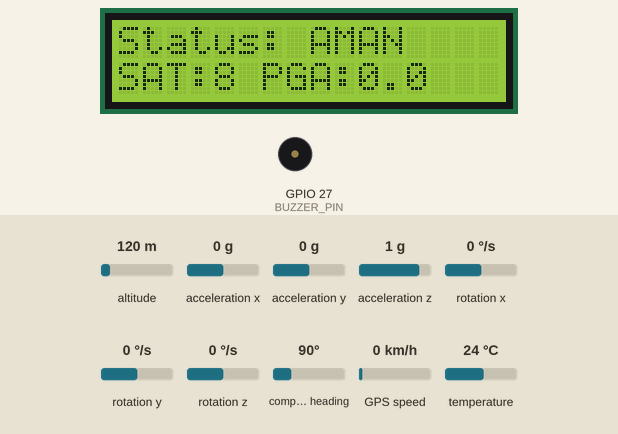
Bench run of a sketch on a simulated ESP32. On the bench: 16×2 character LCD, buzzer (waves = sounding, pin HIGH). Inputs (shaded band) come from the test bench; at power-on: acceleration x 0 g, acceleration y 0 g, acceleration z 1 g, altitude 120 m, rotation x 0 °/s, rotation y 0 °/s, rotation z 0 °/s, compass heading 90°, GPS speed 0 km/h, temperature 24 °C. WiFi joins after 1.5 s; servers stay silent unless stated; uploads are accepted with an empty reply; the GPS gets a fix after 3 s at 37.7749, -122.4194 with 8 satellites; what the sketch prints to the serial monitor is not drawn.

Above: at 6.5 s.
6.6 s: acceleration x set to -1.4 g
At 7.8 s:
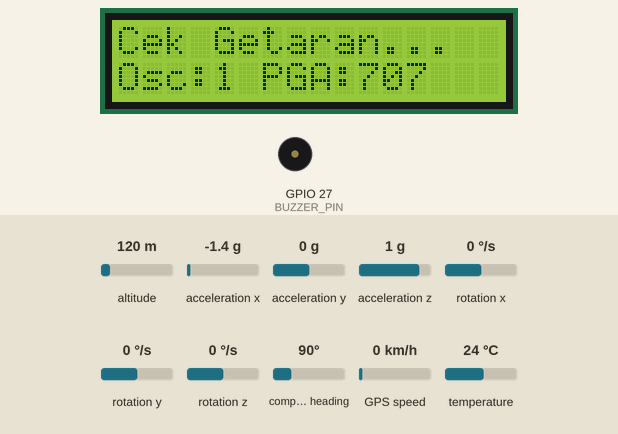
8.1 s: acceleration y set to -1.4 g
At 9.4 s:
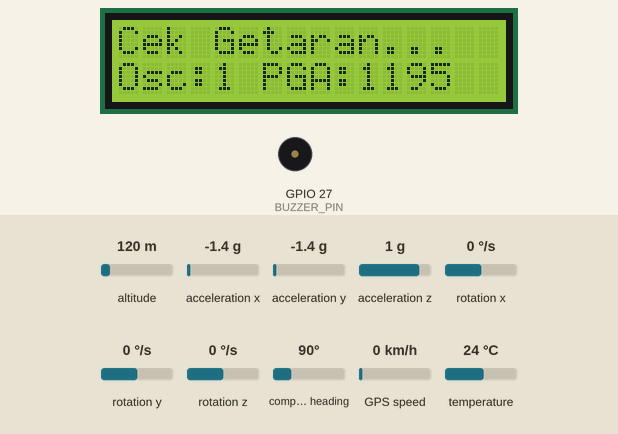
9.7 s: acceleration z set to -1.4 g
At 10.5 s:
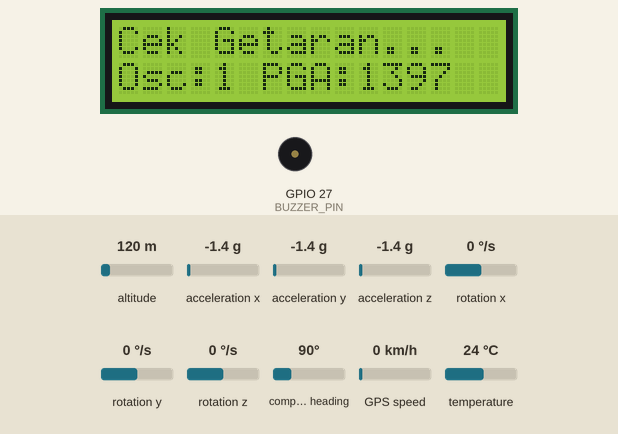
11.4 s: acceleration x set to -0.8 g
At 12.4 s:
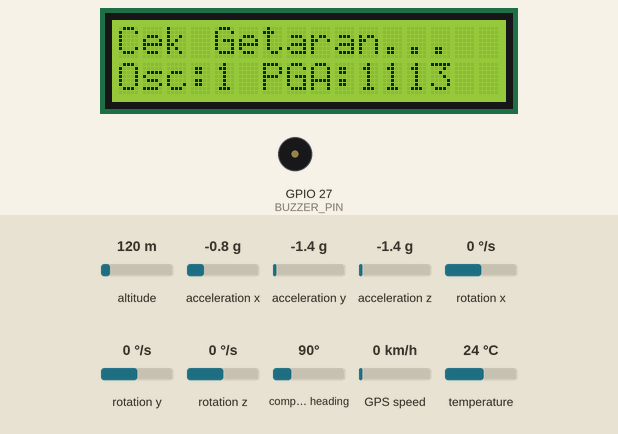
13.1 s: acceleration y set to -0.8 g
At 13.4 s:
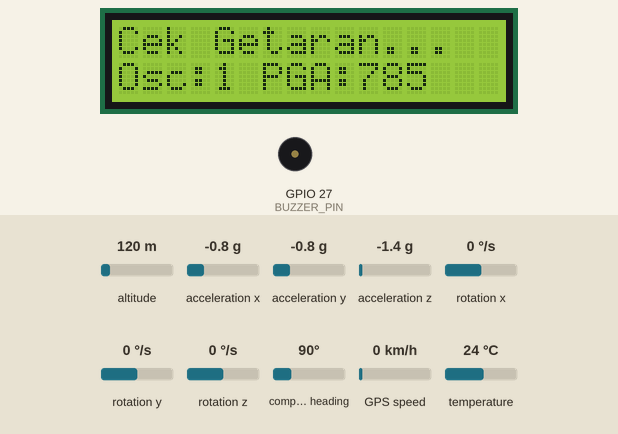
Timing chart, 0 to 15.6 s (numbered marks = the images above; inputs shaded):
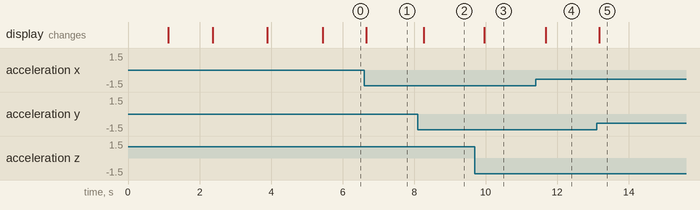

Measured:
- after the input at 6.6 s, the display: changes after 0.06 s (image 1)
- after the input at 8.1 s, the display: changes after 0.17 s (image 2)
- after the input at 9.7 s, the display: changes after 0.26 s (image 3)
- after the input at 11.4 s, the display: changes after 0.27 s (image 4)
- after the input at 13.1 s, the display: changes after 0.07 s (image 5)

The sketch:

sigma_earthquake_sensor.ino
```cpp
#include <Wire.h>
#include <Adafruit_MPU6050.h>
#include <Adafruit_Sensor.h>
#include <LiquidCrystal_I2C.h>
#include <TinyGPSPlus.h>
#include <WiFi.h>
#include <HTTPClient.h>
#include <ArduinoJson.h>

// ===== Konfigurasi WiFi =====
const char* WIFI_SSID     = "NAMA_WIFI_KAMU";
const char* WIFI_PASSWORD = "PASSWORD_WIFI_KAMU";

// ===== Konfigurasi Backend =====
// Ganti dengan IP server kamu (harus satu jaringan WiFi dengan ESP32)
const char* API_URL     = "http://192.168.1.100:3000/api/sensor-readings";
const char* DEVICE_CODE = "SIGMA-001";

// ===== Hardware =====
Adafruit_MPU6050 mpu;
LiquidCrystal_I2C lcd(0x27, 16, 2);

const int BUZZER_PIN = 27;
float baseline_gravity = 0;

// ===== Konfigurasi GPS NEO-M8N =====
const int GPS_RX_PIN = 16;
const int GPS_TX_PIN = 17;
const unsigned long GPS_BAUD = 9600;

HardwareSerial gpsSerial(2);
TinyGPSPlus gps;

double currentLat       = 0.0;
double currentLng       = 0.0;
bool   gpsFixValid      = false;
uint32_t satelliteCount = 0;

double gempaLat        = 0.0;
double gempaLng        = 0.0;
bool   gempaLokasiValid = false;

unsigned long lastGpsSerialPrint   = 0;
const unsigned long GPS_PRINT_INTERVAL = 2000;

// ===== Parameter Deteksi Gempa =====
const float THRESHOLD_GAL          = 3.0;
const unsigned long CROSSCHECK_MS  = 500;
const int MIN_OSCILLATIONS         = 3;
const unsigned long QUICK_RESET_MS = 300;
const unsigned long GEMPA_RESET_MS = 3000;

// ===== Variabel Status =====
enum StatusGetaran { AMAN, CROSSCHECK, GEMPA };
StatusGetaran status = AMAN;

unsigned long waktuGetaranPertama  = 0;
unsigned long waktuGetaranTerakhir = 0;
float max_pga    = 0;
float last_shindo = 0;

unsigned long lastLcdUpdate = 0;

bool wasAboveThreshold = false;
int  crossingCount     = 0;

// ===== Buzzer =====
unsigned long lastBuzzToggle     = 0;
bool          buzzState          = false;
const unsigned long BUZZ_BLINK_MS = 300;

// ===== LCD Gempa Page =====
int  lcdGempaPage       = 0;
unsigned long lastLcdPageToggle  = 0;
const unsigned long LCD_TOGGLE_MS = 2000;

// ===== Pengiriman Data ke Backend =====
unsigned long lastSendTime           = 0;
const unsigned long SEND_INTERVAL_MS = 2000; // kirim tiap 2 detik

// ===== Prototypes =====
void bacaGPS();
void cetakStatusGPS();
void kirimDataSensor(float ax, float ay, float az,
                     float gx, float gy, float gz,
                     float pga, float shindo,
                     const char* eq_status);
const char* getKeterangan(float s);
const char* statusToString(StatusGetaran s);

// =======================================================
void setup() {
  Serial.begin(115200);
  pinMode(BUZZER_PIN, OUTPUT);
  digitalWrite(BUZZER_PIN, LOW);

  // GPS
  gpsSerial.begin(GPS_BAUD, SERIAL_8N1, GPS_RX_PIN, GPS_TX_PIN);

  // LCD
  lcd.init();
  lcd.backlight();
  lcd.setCursor(0, 0);
  lcd.print("SIGMA v1.0");
  lcd.setCursor(0, 1);
  lcd.print("Inisialisasi...");
  delay(1000);

  // MPU6050
  if (!mpu.begin()) {
    lcd.clear();
    lcd.setCursor(0, 0);
    lcd.print("Sensor Error!");
    while (1) { delay(10); }
  }
  mpu.setAccelerometerRange(MPU6050_RANGE_2_G);
  mpu.setFilterBandwidth(MPU6050_BAND_5_HZ);

  // Kalibrasi baseline gravitasi
  lcd.clear();
  lcd.setCursor(0, 0);
  lcd.print("Kalibrasi...");
  lcd.setCursor(0, 1);
  lcd.print("Tunggu 3 detik");

  float sum = 0;
  sensors_event_t a, g, temp;
  for (int i = 0; i < 100; i++) {
    mpu.getEvent(&a, &g, &temp);
    sum += sqrt(pow(a.acceleration.x, 2) +
                pow(a.acceleration.y, 2) +
                pow(a.acceleration.z, 2));
    delay(10);
  }
  baseline_gravity = sum / 100.0;
  Serial.printf("[KALIBRASI] Baseline gravity: %.4f m/s²\n", baseline_gravity);

  // Koneksi WiFi
  lcd.clear();
  lcd.setCursor(0, 0);
  lcd.print("WiFi Connecting");
  lcd.setCursor(0, 1);
  lcd.print(WIFI_SSID);

  WiFi.begin(WIFI_SSID, WIFI_PASSWORD);
  int wifiTry = 0;
  while (WiFi.status() != WL_CONNECTED && wifiTry < 20) {
    delay(500);
    wifiTry++;
  }

  lcd.clear();
  if (WiFi.status() == WL_CONNECTED) {
    Serial.printf("[WiFi] Terhubung. IP: %s\n", WiFi.localIP().toString().c_str());
    lcd.setCursor(0, 0);
    lcd.print("WiFi OK!");
    lcd.setCursor(0, 1);
    lcd.print(WiFi.localIP().toString());
    delay(1500);
  } else {
    Serial.println("[WiFi] Gagal terhubung. Mode offline.");
    lcd.setCursor(0, 0);
    lcd.print("WiFi GAGAL");
    lcd.setCursor(0, 1);
    lcd.print("Mode Offline");
    delay(1500);
  }

  lcd.clear();
  Serial.println("[SIGMA] Sistem siap.");
}

// =======================================================
void loop() {
  unsigned long currentMillis = millis();

  // 0. Update GPS
  bacaGPS();
  if (currentMillis - lastGpsSerialPrint > GPS_PRINT_INTERVAL) {
    cetakStatusGPS();
    lastGpsSerialPrint = currentMillis;
  }

  // 1. Baca sensor MPU6050
  sensors_event_t a, g, temp;
  mpu.getEvent(&a, &g, &temp);

  float resultant  = sqrt(pow(a.acceleration.x, 2) +
                          pow(a.acceleration.y, 2) +
                          pow(a.acceleration.z, 2));
  float dynamic_ms2 = abs(resultant - baseline_gravity);
  float pga_gal     = dynamic_ms2 * 100.0;

  bool isAboveThreshold = (pga_gal > THRESHOLD_GAL);

  // 2. Logika Crosscheck Gempa
  if (isAboveThreshold) {
    waktuGetaranTerakhir = currentMillis;
    if (pga_gal > max_pga) max_pga = pga_gal;

    bool risingEdge = !wasAboveThreshold;

    if (status == AMAN) {
      status               = CROSSCHECK;
      waktuGetaranPertama  = currentMillis;
      crossingCount        = 1;
    }
    else if (status == CROSSCHECK) {
      if (risingEdge) crossingCount++;

      bool durasiCukup  = (currentMillis - waktuGetaranPertama) > CROSSCHECK_MS;
      bool osilasiCukup = (crossingCount >= MIN_OSCILLATIONS);

      if (durasiCukup && osilasiCukup) {
        status = GEMPA;

        // Snapshot lokasi saat gempa terkonfirmasi
        gempaLat        = currentLat;
        gempaLng        = currentLng;
        gempaLokasiValid = gpsFixValid;
        lcdGempaPage    = 0;
        lastLcdPageToggle = currentMillis;

        Serial.print("[GEMPA TERDETEKSI] PGA: ");
        Serial.print(max_pga, 2);
        Serial.print(" Gal | Lokasi: ");
        if (gempaLokasiValid) {
          Serial.print(gempaLat, 6);
          Serial.print(", ");
          Serial.println(gempaLng, 6);
        } else {
          Serial.println("GPS belum fix");
        }
      }
    }

    wasAboveThreshold = true;
  }
  else {
    wasAboveThreshold = false;

    if (status == CROSSCHECK &&
        (currentMillis - waktuGetaranTerakhir > QUICK_RESET_MS)) {
      status        = AMAN;
      max_pga       = 0;
      crossingCount = 0;
    }
    else if (status == GEMPA &&
             (currentMillis - waktuGetaranTerakhir > GEMPA_RESET_MS)) {
      status          = AMAN;
      max_pga         = 0;
      crossingCount   = 0;
      gempaLokasiValid = false;
      digitalWrite(BUZZER_PIN, LOW);
    }
  }

  // 3. Hitung Shindo (hanya saat GEMPA)
  float shindo = 0;
  if (status == GEMPA) {
    shindo = (2.0 * log10(max_pga)) + 0.94;
    if (shindo < 0) shindo = 0;
    last_shindo = shindo;

    if (shindo >= 4.5) {
      digitalWrite(BUZZER_PIN, HIGH);
    }
    else if (shindo >= 3.0) {
      if (currentMillis - lastBuzzToggle > BUZZ_BLINK_MS) {
        buzzState = !buzzState;
        digitalWrite(BUZZER_PIN, buzzState ? HIGH : LOW);
        lastBuzzToggle = currentMillis;
      }
    }
    else {
      digitalWrite(BUZZER_PIN, LOW);
    }
  }

  // 4. Tampilan LCD (update tiap 300ms)
  if (currentMillis - lastLcdUpdate > 300) {
    lcd.clear();

    if (status == AMAN) {
      lcd.setCursor(0, 0);
      lcd.print("Status: AMAN");
      lcd.setCursor(0, 1);
      if (gpsFixValid) {
        lcd.print("SAT:");
        lcd.print(satelliteCount);
        lcd.print(" PGA:");
        lcd.print(pga_gal, 1);
      } else {
        lcd.print("PGA:");
        lcd.print(pga_gal, 1);
        lcd.print(" NoGPS");
      }
    }
    else if (status == CROSSCHECK) {
      lcd.setCursor(0, 0);
      lcd.print("Cek Getaran...");
      lcd.setCursor(0, 1);
      lcd.print("Osc:");
      lcd.print(crossingCount);
      lcd.print(" PGA:");
      lcd.print(pga_gal, 0);
    }
    else if (status == GEMPA) {
      lcd.setCursor(0, 0);
      lcd.print("AWAS GEMPA!");

      if (currentMillis - lastLcdPageToggle > LCD_TOGGLE_MS) {
        lcdGempaPage    = (lcdGempaPage + 1) % (gempaLokasiValid ? 3 : 1);
        lastLcdPageToggle = currentMillis;
      }

      lcd.setCursor(0, 1);
      if (lcdGempaPage == 0 || !gempaLokasiValid) {
        lcd.print("S:");
        lcd.print(shindo, 1);
        lcd.print(" ");
        lcd.print(getKeterangan(shindo));
      }
      else if (lcdGempaPage == 1) {
        lcd.print("Lat:");
        lcd.print(gempaLat, 5);
      }
      else {
        lcd.print("Lng:");
        lcd.print(gempaLng, 5);
      }
    }

    lastLcdUpdate = currentMillis;
  }

  // 5. Kirim data ke backend (tiap SEND_INTERVAL_MS)
  if (currentMillis - lastSendTime > SEND_INTERVAL_MS) {
    kirimDataSensor(
      a.acceleration.x, a.acceleration.y, a.acceleration.z,
      g.gyro.x, g.gyro.y, g.gyro.z,
      pga_gal,
      (status == GEMPA) ? last_shindo : 0.0,
      statusToString(status)
    );
    lastSendTime = currentMillis;
  }

  delay(10); // ~100Hz loop
}

// =======================================================
// Fungsi kirim data ke backend via HTTP POST
// =======================================================
void kirimDataSensor(float ax, float ay, float az,
                     float gx, float gy, float gz,
                     float pga, float shindo,
                     const char* eq_status) {

  if (WiFi.status() != WL_CONNECTED) {
    Serial.println("[HTTP] WiFi tidak terhubung, skip kirim.");
    return;
  }

  HTTPClient http;
  http.begin(API_URL);
  http.addHeader("Content-Type", "application/json");
  http.setTimeout(5000); // timeout 5 detik

  StaticJsonDocument<512> doc;
  doc["device_code"]       = DEVICE_CODE;
  doc["vib_x"]             = ax;
  doc["vib_y"]             = ay;
  doc["vib_z"]             = az;
  doc["gyro_x"]            = gx;
  doc["gyro_y"]            = gy;
  doc["gyro_z"]            = gz;
  doc["pga_gal"]           = pga;
  doc["magnitude"]         = pga;    // fallback untuk chart frontend
  doc["earthquake_status"] = eq_status;
  doc["satellite_count"]   = (int)satelliteCount;

  if (shindo > 0) {
    doc["shindo"]       = shindo;
    doc["device_tilt"]  = shindo; // fallback untuk chart frontend
  }

  // Lokasi GPS realtime (posisi alat saat ini)
  if (gpsFixValid) {
    doc["gempa_lat"] = currentLat;
    doc["gempa_lng"] = currentLng;
  }

  // Override koordinat gempa dengan snapshot saat pertama terdeteksi
  if (gempaLokasiValid) {
    doc["gempa_lat"] = gempaLat;
    doc["gempa_lng"] = gempaLng;
  }

  String body;
  serializeJson(doc, body);

  int httpCode = http.POST(body);

  if (httpCode == 200 || httpCode == 201) {
    Serial.printf("[HTTP] OK (%d) | PGA: %.2f Gal | Status: %s\n",
                  httpCode, pga, eq_status);
  } else {
    Serial.printf("[HTTP] Gagal: %d | %s\n", httpCode, http.errorToString(httpCode).c_str());
  }

  http.end();
}

// =======================================================
// Membaca data NMEA dari GPS (non-blocking)
// =======================================================
void bacaGPS() {
  while (gpsSerial.available() > 0) {
    if (gps.encode(gpsSerial.read())) {
      if (gps.location.isValid() && gps.location.isUpdated()) {
        currentLat  = gps.location.lat();
        currentLng  = gps.location.lng();
        gpsFixValid = true;
      }
      if (gps.satellites.isValid()) {
        satelliteCount = gps.satellites.value();
      }
    }
  }
}

void cetakStatusGPS() {
  Serial.print("[GPS] Fix: ");
  Serial.print(gpsFixValid ? "OK" : "Mencari...");
  if (gpsFixValid) {
    Serial.printf(" | Lat: %.6f | Lng: %.6f | Satelit: %d",
                  currentLat, currentLng, satelliteCount);
  }
  Serial.println();
}

// =======================================================
// Helper
// =======================================================
const char* getKeterangan(float s) {
  if (s < 3.0) return "Lemah";
  else if (s < 4.5) return "Sedang";
  else if (s < 5.5) return "Kuat";
  else return "Keras!";
}

const char* statusToString(StatusGetaran s) {
  switch (s) {
    case GEMPA:     return "GEMPA";
    case CROSSCHECK: return "CROSSCHECK";
    default:         return "AMAN";
  }
}
```
